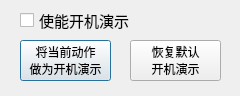
<?xml version="1.0" encoding="UTF-8"?>
<ui version="4.0">
 <class>Dialog</class>
 <widget class="QDialog" name="Dialog">
  <property name="geometry">
   <rect>
    <x>0</x>
    <y>0</y>
    <width>240</width>
    <height>96</height>
   </rect>
  </property>
  <property name="windowTitle">
   <string>Dialog</string>
  </property>
  <widget class="QCheckBox" name="checkBox">
   <property name="geometry">
    <rect>
     <x>20</x>
     <y>10</y>
     <width>111</width>
     <height>21</height>
    </rect>
   </property>
   <property name="font">
    <font>
     <family>宋体</family>
     <pointsize>11</pointsize>
    </font>
   </property>
   <property name="text">
    <string>使能开机演示</string>
   </property>
  </widget>
  <widget class="QPushButton" name="pushButton_9">
   <property name="geometry">
    <rect>
     <x>20</x>
     <y>40</y>
     <width>91</width>
     <height>41</height>
    </rect>
   </property>
   <property name="font">
    <font>
     <family>宋体</family>
     <pointsize>9</pointsize>
     <weight>50</weight>
     <bold>false</bold>
    </font>
   </property>
   <property name="text">
    <string>将当前动作
做为开机演示</string>
   </property>
  </widget>
  <widget class="QPushButton" name="pushButton_10">
   <property name="geometry">
    <rect>
     <x>130</x>
     <y>40</y>
     <width>91</width>
     <height>41</height>
    </rect>
   </property>
   <property name="font">
    <font>
     <family>宋体</family>
     <pointsize>9</pointsize>
     <weight>50</weight>
     <bold>false</bold>
    </font>
   </property>
   <property name="text">
    <string>恢复默认
开机演示</string>
   </property>
  </widget>
 </widget>
 <resources/>
 <connections/>
</ui>
